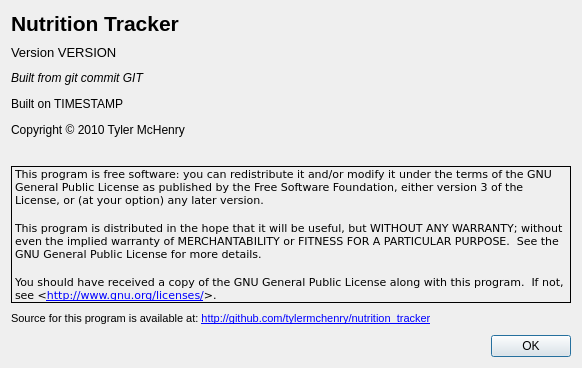
<?xml version="1.0" encoding="UTF-8"?>
<ui version="4.0">
 <class>AboutUI</class>
 <widget class="QDialog" name="AboutUI">
  <property name="geometry">
   <rect>
    <x>0</x>
    <y>0</y>
    <width>582</width>
    <height>368</height>
   </rect>
  </property>
  <property name="windowTitle">
   <string>About Nutrition Tracker</string>
  </property>
  <layout class="QVBoxLayout" name="verticalLayout">
   <item>
    <widget class="QLabel" name="lblProgramName">
     <property name="font">
      <font>
       <pointsize>16</pointsize>
       <weight>75</weight>
       <bold>true</bold>
      </font>
     </property>
     <property name="text">
      <string>Nutrition Tracker</string>
     </property>
    </widget>
   </item>
   <item>
    <widget class="QLabel" name="lblVersion">
     <property name="font">
      <font>
       <pointsize>10</pointsize>
      </font>
     </property>
     <property name="text">
      <string>Version VERSION</string>
     </property>
    </widget>
   </item>
   <item>
    <widget class="QLabel" name="lblGitInfo">
     <property name="font">
      <font>
       <italic>true</italic>
      </font>
     </property>
     <property name="text">
      <string>Built from git commit GIT</string>
     </property>
    </widget>
   </item>
   <item>
    <widget class="QLabel" name="lblBuildInfo">
     <property name="text">
      <string>Built on TIMESTAMP</string>
     </property>
    </widget>
   </item>
   <item>
    <widget class="QLabel" name="lblCopyright">
     <property name="text">
      <string>Copyright © 2010 Tyler McHenry &lt;tyler@nerdland.net&gt;</string>
     </property>
    </widget>
   </item>
   <item>
    <spacer name="verticalSpacer_2">
     <property name="orientation">
      <enum>Qt::Vertical</enum>
     </property>
     <property name="sizeType">
      <enum>QSizePolicy::Fixed</enum>
     </property>
     <property name="sizeHint" stdset="0">
      <size>
       <width>20</width>
       <height>20</height>
      </size>
     </property>
    </spacer>
   </item>
   <item>
    <widget class="QLabel" name="lblGPLDisclaimer">
     <property name="frameShape">
      <enum>QFrame::Box</enum>
     </property>
     <property name="text">
      <string>&lt;!DOCTYPE HTML PUBLIC &quot;-//W3C//DTD HTML 4.0//EN&quot; &quot;http://www.w3.org/TR/REC-html40/strict.dtd&quot;&gt;
&lt;html&gt;&lt;head&gt;&lt;meta name=&quot;qrichtext&quot; content=&quot;1&quot; /&gt;&lt;style type=&quot;text/css&quot;&gt;
p, li { white-space: pre-wrap; }
&lt;/style&gt;&lt;/head&gt;&lt;body style=&quot;font-size:8pt; font-weight:400; font-style:normal;&quot;&gt;
&lt;table style=&quot;-qt-table-type: root; margin-top:4px; margin-bottom:4px; margin-left:4px; margin-right:4px;&quot;&gt;
&lt;tr&gt;
&lt;td style=&quot;border: none;&quot;&gt;
&lt;pre style=&quot; margin-top:12px; margin-bottom:0px; margin-left:0px; margin-right:0px; -qt-block-indent:0; text-indent:0px;&quot;&gt;&lt;span style=&quot; font-family:'Courier New,courier';&quot;&gt;This program is free software: you can redistribute it and/or modify it under the terms of the GNU General Public License as published by the Free Software Foundation, either version 3 of the License, or (at your option) any later version.&lt;/span&gt;&lt;/pre&gt;
&lt;pre style=&quot;-qt-paragraph-type:empty; margin-top:0px; margin-bottom:0px; margin-left:0px; margin-right:0px; -qt-block-indent:0; text-indent:0px; font-family:'Courier New,courier';&quot;&gt;&lt;/pre&gt;
&lt;pre style=&quot; margin-top:0px; margin-bottom:0px; margin-left:0px; margin-right:0px; -qt-block-indent:0; text-indent:0px;&quot;&gt;&lt;span style=&quot; font-family:'Courier New,courier';&quot;&gt;This program is distributed in the hope that it will be useful, but WITHOUT ANY WARRANTY; without even the implied warranty of MERCHANTABILITY or FITNESS FOR A PARTICULAR PURPOSE.  See the GNU General Public License for more details.&lt;/span&gt;&lt;/pre&gt;
&lt;pre style=&quot;-qt-paragraph-type:empty; margin-top:0px; margin-bottom:0px; margin-left:0px; margin-right:0px; -qt-block-indent:0; text-indent:0px; font-family:'Courier New,courier';&quot;&gt;&lt;/pre&gt;
&lt;pre style=&quot; margin-top:0px; margin-bottom:0px; margin-left:0px; margin-right:0px; -qt-block-indent:0; text-indent:0px;&quot;&gt;&lt;span style=&quot; font-family:'Courier New,courier';&quot;&gt;You should have received a copy of the GNU General Public License along with this program.  If not, see &amp;lt;&lt;/span&gt;&lt;a href=&quot;http://www.gnu.org/licenses/&quot;&gt;&lt;span style=&quot; text-decoration: underline; color:#0000ff;&quot;&gt;http://www.gnu.org/licenses/&lt;/span&gt;&lt;/a&gt;&lt;span style=&quot; font-family:'Courier New,courier';&quot;&gt;&amp;gt;.&lt;/span&gt;&lt;/pre&gt;&lt;/td&gt;&lt;/tr&gt;&lt;/table&gt;&lt;/body&gt;&lt;/html&gt;</string>
     </property>
     <property name="textFormat">
      <enum>Qt::AutoText</enum>
     </property>
     <property name="wordWrap">
      <bool>true</bool>
     </property>
    </widget>
   </item>
   <item>
    <widget class="QLabel" name="lblSource">
     <property name="text">
      <string>&lt;!DOCTYPE HTML PUBLIC &quot;-//W3C//DTD HTML 4.0//EN&quot; &quot;http://www.w3.org/TR/REC-html40/strict.dtd&quot;&gt;
&lt;html&gt;&lt;head&gt;&lt;meta name=&quot;qrichtext&quot; content=&quot;1&quot; /&gt;&lt;style type=&quot;text/css&quot;&gt;
p, li { white-space: pre-wrap; }
&lt;/style&gt;&lt;/head&gt;&lt;body style=&quot; font-family:'DejaVu Sans'; font-size:8pt; font-weight:400; font-style:normal;&quot;&gt;
&lt;table style=&quot;-qt-table-type: root; margin-top:4px; margin-bottom:4px; margin-left:4px; margin-right:4px;&quot;&gt;
&lt;tr&gt;
&lt;td style=&quot;border: none;&quot;&gt;
&lt;p style=&quot; margin-top:0px; margin-bottom:0px; margin-left:0px; margin-right:0px; -qt-block-indent:0; text-indent:0px;&quot;&gt;Source for this program is available at: &lt;a href=&quot;http://github.com/tylermchenry/nutrition_tracker&quot;&gt;&lt;span style=&quot; text-decoration: underline; color:#0000ff;&quot;&gt;http://github.com/tylermchenry/nutrition_tracker&lt;/span&gt;&lt;/a&gt;&lt;/p&gt;&lt;/td&gt;&lt;/tr&gt;&lt;/table&gt;&lt;/body&gt;&lt;/html&gt;</string>
     </property>
    </widget>
   </item>
   <item>
    <layout class="QHBoxLayout" name="horizontalLayout">
     <item>
      <spacer name="horizontalSpacer">
       <property name="orientation">
        <enum>Qt::Horizontal</enum>
       </property>
       <property name="sizeHint" stdset="0">
        <size>
         <width>40</width>
         <height>20</height>
        </size>
       </property>
      </spacer>
     </item>
     <item>
      <widget class="QPushButton" name="btnOK">
       <property name="text">
        <string>OK</string>
       </property>
      </widget>
     </item>
    </layout>
   </item>
  </layout>
 </widget>
 <layoutdefault spacing="6" margin="11"/>
 <resources/>
 <connections/>
</ui>
